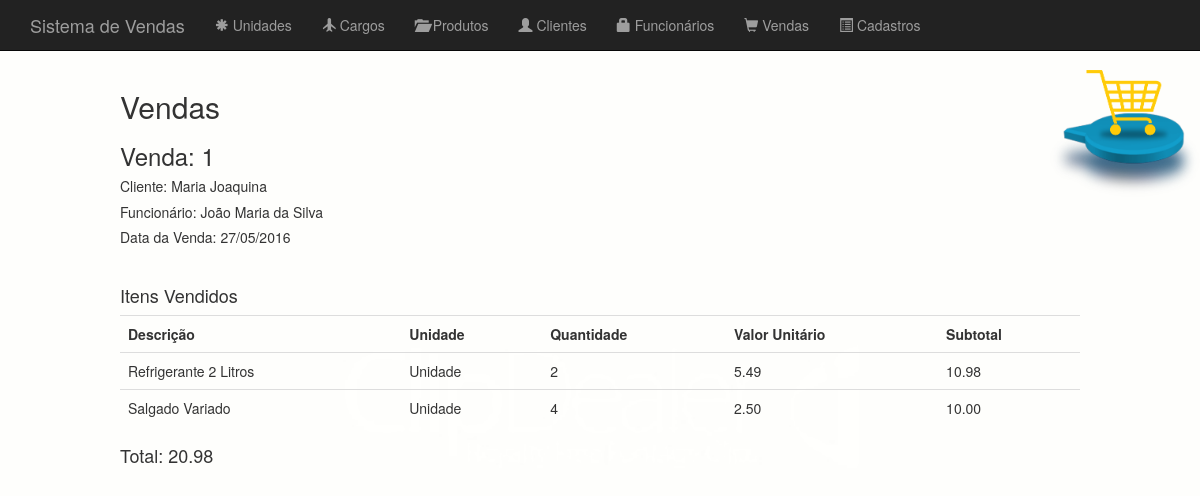
/appvendas/venda/, run on the app's committed database.
### appvendas/models.py (models this page shows, shortened)
class Venda(models.Model):
    dataVenda=models.DateField("Data da Venda")
    vendedor=models.ForeignKey(Funcionario,on_delete=models.PROTECT,verbose_name="Funcionário")
    cliente=models.ForeignKey(Cliente,on_delete=models.PROTECT,verbose_name="Cliente")
    produtos=models.ManyToManyField(Produto,through="VendaProduto")
    @property
    def calculaValorTotal(self):
        lista=VendaProduto.objects.filter(venda=self) # Filtra os itens vinculados a esta venda
        resultado=lista.aggregate(total=models.Sum(models.F('produto__valorUnitario')*models.F('quantidade'),output_field=models.FloatField()))
        return resultado['total']

class Pessoa(models.Model):
    nome=models.CharField("Nome",max_length=255)
    email=models.EmailField("E-Mail",max_length=200)
    telefone=models.CharField("Telefone",max_length=16)

class VendaProduto(models.Model):
    venda=models.ForeignKey(Venda,on_delete=models.CASCADE)
    produto=models.ForeignKey(Produto,on_delete=models.PROTECT)
    quantidade=models.IntegerField("Quantidade")
    @property
    def subtotal(self):
        return self.produto.valorUnitario*self.quantidade

class Produto(models.Model):
    descricao=models.CharField("Descrição",max_length=150)
    valorUnitario=models.DecimalField("Valor Unitário",max_digits=10,decimal_places=2)
    unidade=models.ForeignKey(Unidade,on_delete=models.PROTECT,verbose_name="Unidade")

class Unidade(models.Model):
    descricao=models.CharField("Descrição",max_length=150)
    sigla=models.CharField("Sigla",max_length=5)

### appvendas/views.py (the view)
def venda_list(request):
    vendas=Venda.objects.all()
    lista={'vendas':vendas}
    return render (request,'venda/venda_list.html',lista)

### templates/venda/venda_list.html
{% extends 'base.html' %}
{% block conteudo %}
    <div class="corpo">
    <h2>Vendas</h2>
    {% for venda in vendas %}
        <h3>Venda: {{ venda.id }}</h3>
        <h5>Cliente: {{ venda.cliente.nome }}</h5>
        <h5>Funcionário: {{ venda.vendedor.nome }}</h5>
        <h5>Data da Venda: {{ venda.dataVenda|date:'d/m/Y'  }}</h5><br>
        <h4>Itens Vendidos</h4>
        <table class="table table-hover">
          <tr>
            <th>Descrição</th>
            <th>Unidade</th>
              <th>Quantidade</th>
              <th>Valor Unitário</th>
              <th>Subtotal</th>
          </tr>
            {% for item in venda.vendaproduto_set.all %}
               <tr>
               <td>{{ item.produto.descricao }}</td>
                <td>{{ item.produto.unidade.descricao }}</td>
               <td>{{ item.quantidade }}</td>
               <td>{{ item.produto.valorUnitario }}</td>
               <td>{{item.subtotal }}</td>
            {% endfor %}
            </tr>
        </table>
        <h4>Total: {{venda.calculaValorTotal}}</h4>
    {% endfor %}
    </div>
{% endblock %}

### templates/base.html (style rules this page uses)
body { padding-top: 70px; background: url('/static/images/green-white-background.jpg') center center no-repeat fixed; -webkit-background-size: cover; -moz-background-size: cover; -o-background-size: cover; background-size: cover; }
.corpo { max-width:960px; margin:0 auto; background:#fff; overflow:visible; background:rgba(255,255,255,0.0); }

### data on the page
Venda: id "1", cliente.nome "Maria Joaquina", vendedor.nome "João Maria da Silva", dataVenda "27/05/2016", calculaValorTotal "20.98"
VendaProduto: produto.descricao "Refrigerante 2 Litros", produto.unidade.descricao "Unidade", quantidade "2", produto.valorUnitario "5.49", subtotal "10.98"
VendaProduto: produto.descricao "Salgado Variado", produto.unidade.descricao "Unidade", quantidade "4", produto.valorUnitario "2.50", subtotal "10.00"
